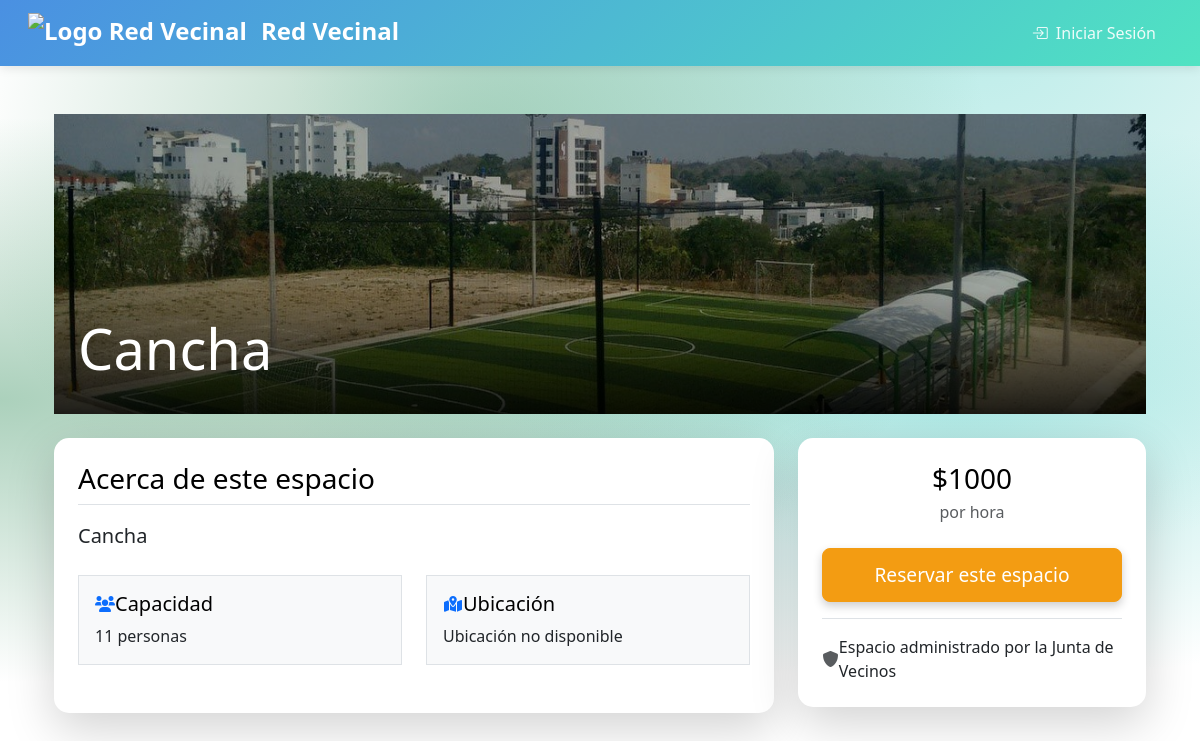
Page /espacios/4/ on the earlier database version.
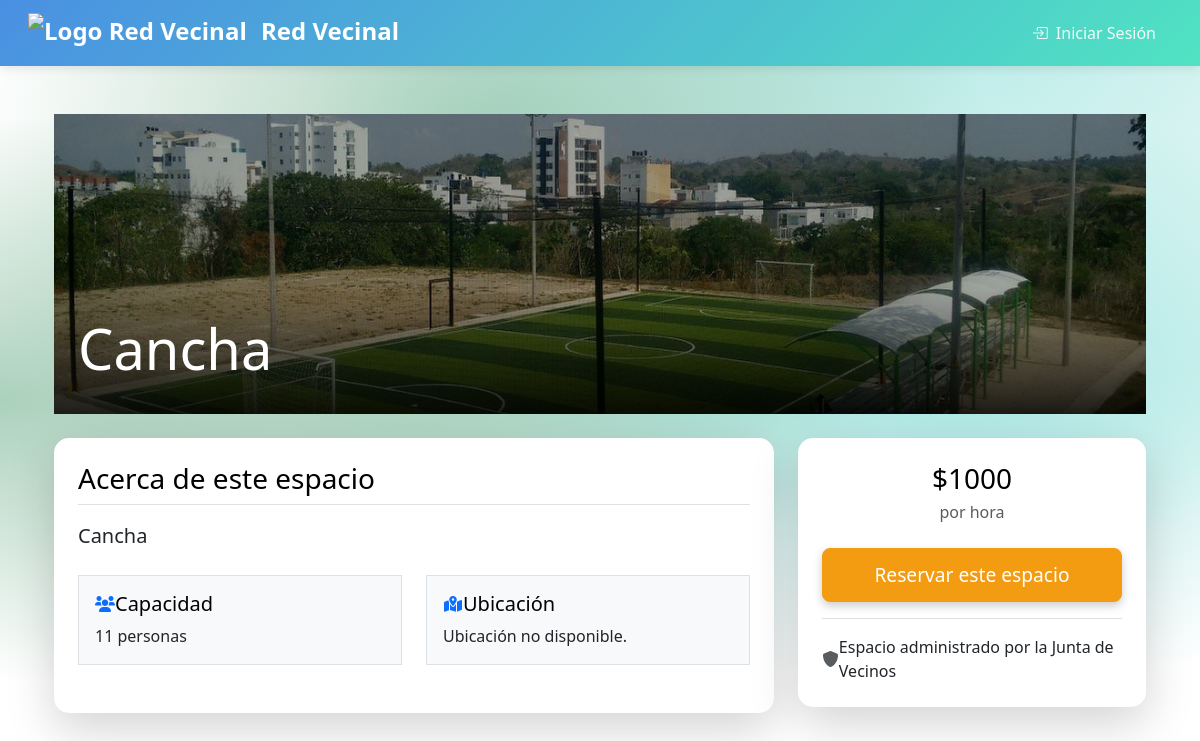
Same page on the later database version.
### junta_vecinos/models.py (models this page shows, shortened)
class Espacio(models.Model):
    nombre = models.CharField(max_length=100)
    descripcion = models.TextField()
    capacidad = models.IntegerField()
    foto = models.ImageField(upload_to='espacios/', null=True, blank=True)
    ubicacion = models.CharField(max_length=200, default='Ubicación no disponible')
    precio_por_hora = models.DecimalField(max_digits=10, decimal_places=2)
    comuna = models.ForeignKey(AdministradorComuna, on_delete=models.CASCADE, related_name='espacios')

### junta_vecinos/views.py (the view)
# urls.py: path('espacios/<int:espacio_id>/', views.detalle_espacio, name='detalle_espacio'),
def detalle_espacio(request, espacio_id):
    espacio = get_object_or_404(Espacio, id=espacio_id)
    return render(request, 'junta_vecinos/detalle_espacio.html', {'espacio': espacio})

### junta_vecinos/templates/junta_vecinos/detalle_espacio.html (shortened to what this page needs)
{% extends 'junta_vecinos/base.html' %}
{% load custom_filters %}
{% block content %}
<div class="container my-5 admin-section">
    <div class="position-relative mb-4 rounded-lg overflow-hidden" style="height: 300px;">
        {% if espacio.foto %}
            <div class="h-100 w-100" style="
                background-image: url('{{ espacio.foto.url }}');
                background-position: center;
                background-size: cover;
                background-repeat: no-repeat;
                filter: brightness(0.7);
                position: absolute;
                top: 0;
                left: 0;
                right: 0;
                bottom: 0;
            "></div>
        {% endif %}
        <div class="position-absolute bottom-0 left-0 p-4 w-100" style="
            background: linear-gradient(transparent, rgba(0,0,0,0.8));
            z-index: 1;
        ">
            <h1 class="text-white mb-2 display-4 font-weight-bold">{{ espacio.nombre }}</h1>
        </div>
    </div>
    <div class="row">
        <div class="col-lg-8 mb-4">
            <div class="card shadow-lg border-0 rounded-lg overflow-hidden">
                <div class="card-body p-4">
                    <div class="mb-4">
                        <h3 class="border-bottom pb-2 mb-3">Acerca de este espacio</h3>
                        <p class="lead">{{ espacio.descripcion }}</p>
                    </div>
                    <div class="row g-4 mb-4">
                        <div class="col-md-6">
                            <div class="p-3 bg-light rounded-lg border">
                                <div class="d-flex align-items-center mb-2">
                                    <i class="fas fa-users fa-fw text-primary mr-2"></i>
                                    <h5 class="mb-0">Capacidad</h5>
                                </div>
                                <p class="mb-0">{{ espacio.capacidad }} personas</p>
                            </div>
                        </div>
                        <div class="col-md-6">
                            <div class="p-3 bg-light rounded-lg border">
                                <div class="d-flex align-items-center mb-2">
                                    <i class="fas fa-map-marked-alt fa-fw text-primary mr-2"></i>
                                    <h5 class="mb-0">Ubicación</h5>
                                </div>
                                <p class="mb-0">{{ espacio.ubicacion }}</p>
                            </div>
                        </div>
                    </div>
                </div>
            </div>
        </div>
        <div class="col-lg-4">
            <div class="card shadow-lg border-0 rounded-lg sticky-top" style="top: 2rem;">
                <div class="card-body p-4">
                    <div class="text-center mb-4">
                        <h3 class="mb-1">${{ espacio.precio_por_hora|floatformat:0 }}</h3>
                        <p class="text-muted mb-0">por hora</p>
                    </div>
                    <a href="{% url 'reservar_espacio' espacio.id %}" class="btn btn-primary btn-lg w-100 mb-3">
                        Reservar este espacio
                    </a>
                    <div class="border-top pt-3">
                        <div class="d-flex align-items-center">
                            <i class="fas fa-shield-alt fa-fw text-muted mr-2"></i>
                            <span>Espacio administrado por la Junta de Vecinos</span>
                        </div>
                    </div>
                </div>
            </div>
        </div>
    </div>
</div>
{% endblock %}

Differences in the rows shown:
changed Espacio "Cancha": ubicacion "Ubicación no disponible" → "Ubicación no disponible."
